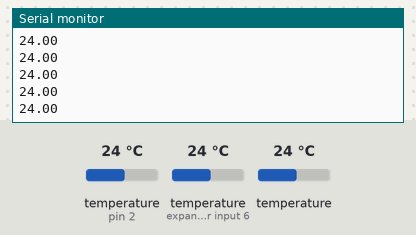
Bench run of a sketch on a simulated Arduino Uno, built with avr-gcc and run on an emulated ATmega328P. On the bench: the last lines printed to the serial monitor. The test bench sets the inputs (shaded band); at power-on: temperature (sensors on pin 2, expander input 6) 24 °C, temperature 24 °C.

Above: at 3.3 s.
3.4 s: temperature (sensor on pin 2) set to 12 °C
At 5.2 s:
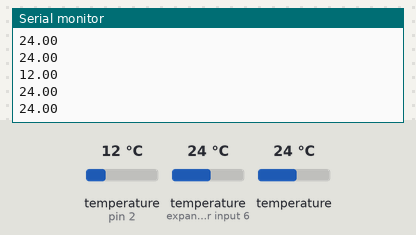
5.9 s: temperature (sensor on expander input 6) set to 19 °C
At 7.4 s:
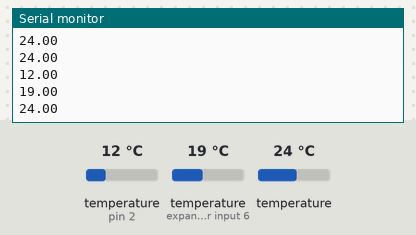
8.4 s: temperature (sensor 202) set to 28 °C
At 10.6 s:
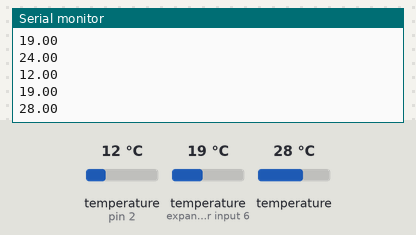
10.9 s: temperature (sensor on pin 2) set to 33 °C
At 12.9 s:
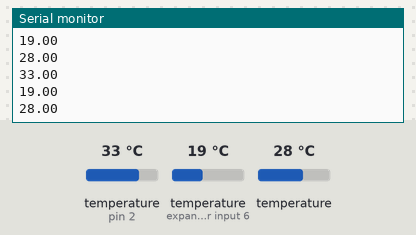
13.4 s: temperature (sensor on expander input 6) set to 41 °C
At 16.0 s:
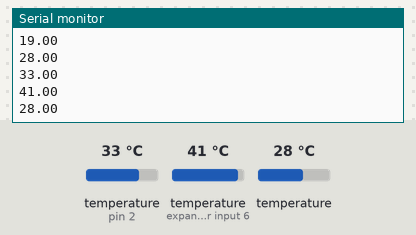
Timing chart, 0 to 16.9 s (numbered marks = the images above; inputs shaded):
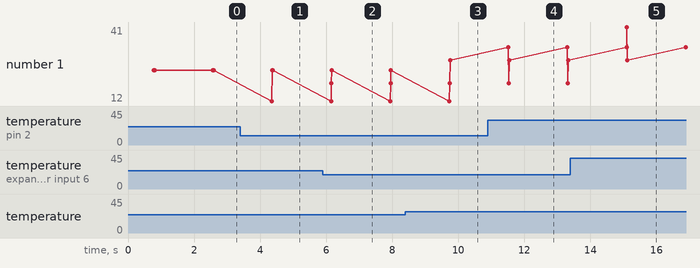

Measured:
- after the input at 3.4 s, the serial monitor: prints a new line after 0.96 s (image 1)
- after the input at 5.9 s, the serial monitor: prints a new line after 0.26 s (image 2)
- after the input at 8.4 s, the serial monitor: prints a new line after 1.4 s (image 3)
- after the input at 10.9 s, the serial monitor: prints a new line after 0.62 s (image 4)
- after the input at 13.4 s, the serial monitor: prints a new line after 1.7 s (image 5)
- plotted number 1: 24 → 28 after the input at 8.4 s

The sketch:

ds2.ino
```cpp
#include <OneWire.h>
#include <DallasTemperature.h>

// Arduino數位腳位2接到1-Wire裝置
#define ONE_WIRE_BUS 2

// 運用程式庫建立物件
OneWire oneWire(ONE_WIRE_BUS);
DallasTemperature sensors(&oneWire);

void setup(void)
{
  Serial.begin(115200);
  Serial.println("Temperature Sensor");
  // 初始化
  sensors.begin();
}

void loop(void)
{
  // 要求匯流排上的所有感測器進行溫度轉換（不過我只有一個）
  sensors.requestTemperatures();

  // 取得溫度讀數（攝氏）並輸出，
  // 參數0代表匯流排上第0個1-Wire裝置
  Serial.println(sensors.getTempCByIndex(0));
  Serial.println(sensors.getTempCByIndex(1));
  Serial.println(sensors.getTempCByIndex(2));

  delay(1000);
}
```
